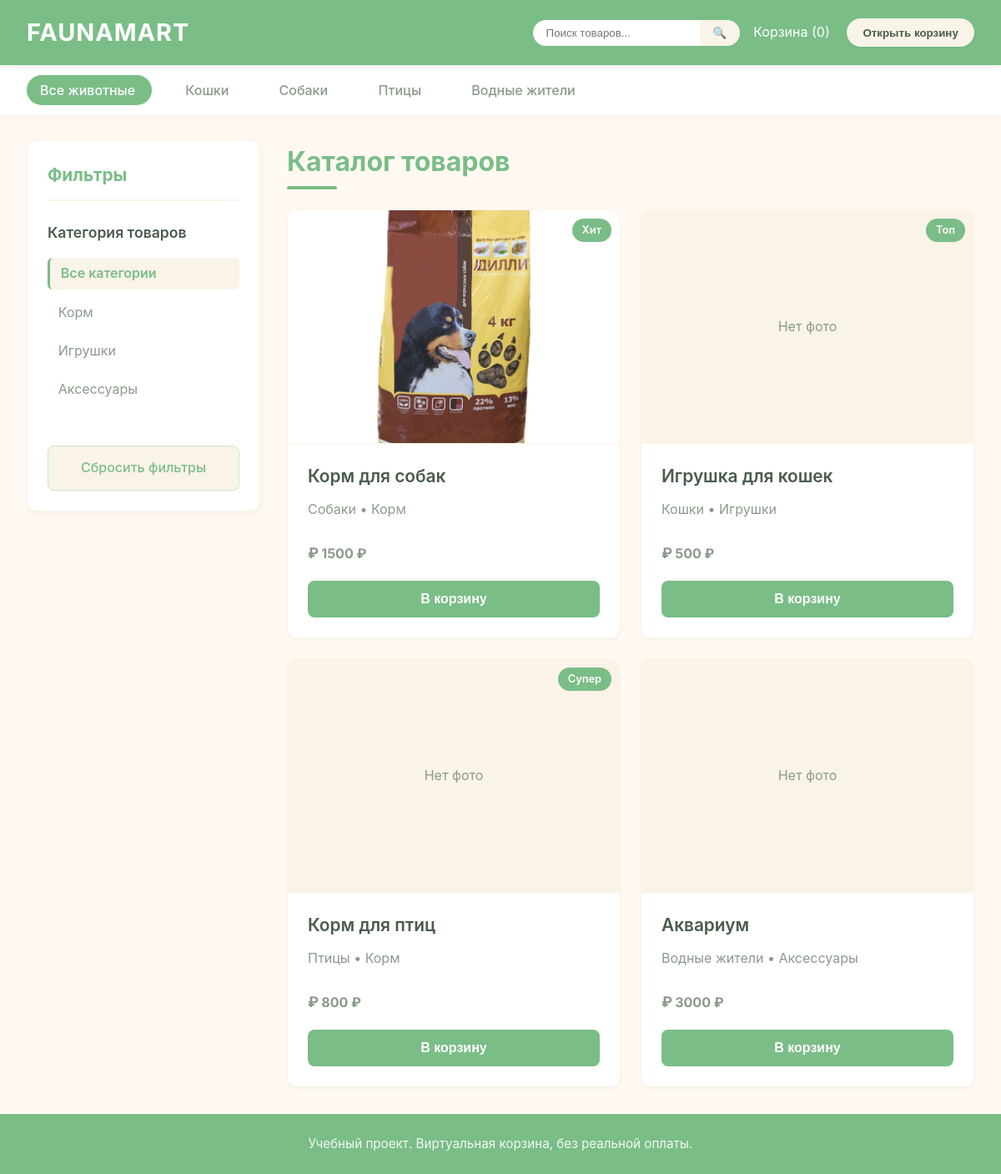
The app's page /, older data.
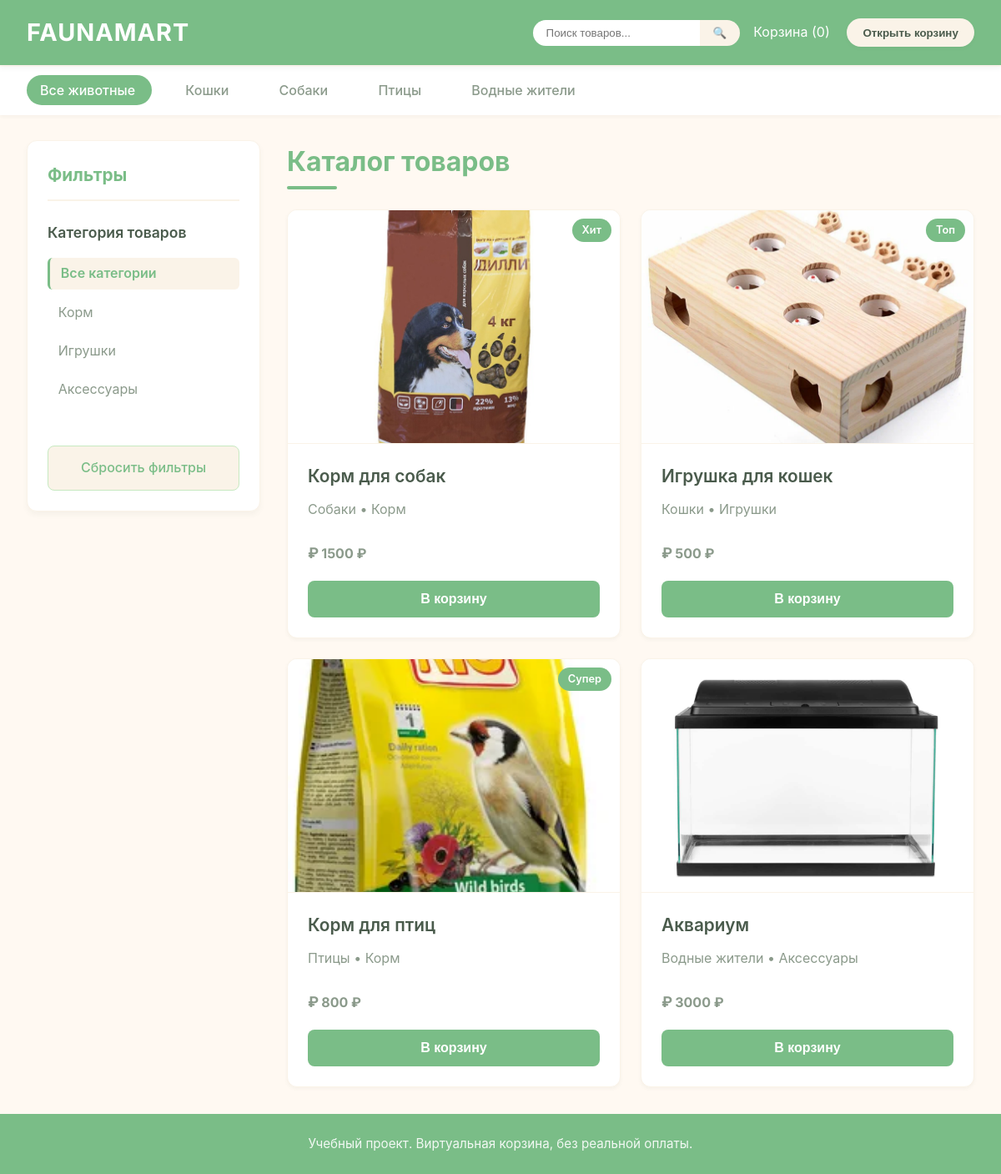
The same page, newer data.
### catalog/models.py (models this page shows, shortened)
class Animal(models.Model):
    name = models.CharField(max_length=50, verbose_name="Название")
    class Meta:
        verbose_name = "Животное"
        verbose_name_plural = "Животные"

class Category(models.Model):
    name = models.CharField(max_length=50, verbose_name="Название")
    class Meta:
        verbose_name = "Категория"
        verbose_name_plural = "Категории"

class Product(models.Model):
    name = models.CharField(max_length=200, verbose_name="Название")
    description = models.TextField(verbose_name="Описание", blank=True)
    price = models.IntegerField(verbose_name="Цена")
    animal = models.ForeignKey(Animal, on_delete=models.CASCADE, verbose_name="Животное")
    category = models.ForeignKey(Category, on_delete=models.CASCADE, verbose_name="Категория")
    image = models.ImageField(upload_to='products/', verbose_name="Изображение", blank=True, null=True)
    badge = models.CharField(max_length=50, blank=True, verbose_name="Бейдж")
    class Meta:
        verbose_name = "Товар"
        verbose_name_plural = "Товары"

### catalog/views.py (the view, shortened to what this page needs)
# urls.py: path('', views.index, name='index'),
def index(request):
    animal_id = request.GET.get('animal')
    category_id = request.GET.get('category')
    sort_by = request.GET.get('sort', 'default')
    search_query = request.GET.get('search', '')
    products = list(Product.objects.all().select_related('animal', 'category'))
    if search_query:
        products = [p for p in products if search_query.lower() in p.name.lower()]
    if animal_id and animal_id != 'all':
        products = [p for p in products if str(p.animal.id) == animal_id]
    if category_id and category_id != 'all':
        products = [p for p in products if str(p.category.id) == category_id]
    if sort_by == 'price_asc':
        products.sort(key=lambda x: x.price)
    elif sort_by == 'price_desc':
        products.sort(key=lambda x: x.price, reverse=True)
    elif sort_by == 'name_asc':
        products.sort(key=lambda x: x.name)
    elif sort_by == 'name_desc':
        products.sort(key=lambda x: x.name, reverse=True)
    animals = Animal.objects.all()
    categories = Category.objects.all()
    cart_data = request.session.get('cart', [])
    cart_items = []
    cart_count = 0
    cart_total = 0
    context = {
        'products': products,
        'animals': animals,
        'categories': categories,
        'cart': cart_items,
        'cart_count': cart_count,
        'cart_total': cart_total,
        'selected_animal': animal_id,
        'selected_category': category_id,
        'sort_by': sort_by,
        'search_query': search_query,
    }
    return render(request, 'catalog/index.html', context)

### catalog/templates/catalog/index.html (shortened to what this page needs)
<!DOCTYPE html>
<html lang="ru">
<head>
    {% load static %}
    <link rel="stylesheet" href="{% static 'catalog/css/style.css' %}">
</head>
<body>
    <header>
        <div class="logo">FaunaMart</div>
        <div style="display: flex; align-items: center; gap: 1rem;">
            <form method="get" action="" style="display: flex;">
                <input type="text" name="search" value="{{ search_query }}" placeholder="Поиск товаров..." style="padding: 0.5rem 1rem; border: none; border-radius: 50px 0 0 50px; outline: none; width: 200px;">
                <button type="submit" style="padding: 0.5rem 1rem; background: var(--beige); border: none; border-radius: 0 50px 50px 0; cursor: pointer;">🔍</button>
            </form>
            <div>
                Корзина (<span id="cart-count">{{ cart_count }}</span>)
                <button onclick="document.getElementById('cart-modal').style.display='block'" class="cart-button">
                    Открыть корзину
                </button>
            </div>
        </div>
    </header>
    <nav>
        <a href="?animal=all{% if selected_category and selected_category != 'all' %}&category={{ selected_category }}{% endif %}{% if search_query %}&search={{ search_query }}{% endif %}"
           class="{% if selected_animal == 'all' or not selected_animal %}active{% endif %}">
            Все животные
        </a>
        {% for animal in animals %}
        <a href="?animal={{ animal.id }}{% if selected_category and selected_category != 'all' %}&category={{ selected_category }}{% endif %}{% if search_query %}&search={{ search_query }}{% endif %}"
           class="{% if selected_animal == animal.id|stringformat:'s' %}active{% endif %}">
            {{ animal.name }}
        </a>
        {% endfor %}
    </nav>
    <main>
        <aside>
            <h3>Фильтры</h3>
            <div class="filter-group">
                <h4>Категория товаров</h4>
                <div>
                    <a href="?category=all{% if selected_animal and selected_animal != 'all' %}&animal={{ selected_animal }}{% endif %}{% if search_query %}&search={{ search_query }}{% endif %}"
                       class="filter-link {% if not selected_category or selected_category == 'all' %}active-filter{% endif %}">
                        Все категории
                    </a>
                </div>
                {% for category in categories %}
                <div>
                    <a href="?category={{ category.id }}{% if selected_animal and selected_animal != 'all' %}&animal={{ selected_animal }}{% endif %}{% if search_query %}&search={{ search_query }}{% endif %}"
                       class="filter-link {% if selected_category == category.id|stringformat:'s' %}active-filter{% endif %}">
                        {{ category.name }}
                    </a>
                </div>
                {% endfor %}
            </div>
            <a href="?{% if search_query %}search={{ search_query }}{% endif %}" class="reset-button">Сбросить фильтры</a>
        </aside>
        <section>
            <h2>Каталог товаров</h2>
            <div class="products-grid">
                {% for product in products %}
                <a href="{% url 'product_detail' product.id %}" style="text-decoration: none; color: inherit; display: block;">
                    <div class="product-card">
                        {% if product.image %}
                            <div class="product-image-container">
                                <img src="{{ product.image.url }}" alt="{{ product.name }}" class="product-image">
                            </div>
                        {% else %}
                            <div class="product-image-container" style="background: var(--beige); display: flex; align-items: center; justify-content: center;">
                                <span style="color: var(--gray);">Нет фото</span>
                            </div>
                        {% endif %}
                        {% if product.badge %}
                            <div class="product-badge">{{ product.badge }}</div>
                        {% endif %}
                        <div class="product-content">
                            <h3>{{ product.name }}</h3>
                            <p>{{ product.animal.name }} • {{ product.category.name }}</p>
                            <p class="product-price">{{ product.price }} ₽</p>
                            <button onclick="event.preventDefault(); window.location.href='{% url 'add_to_cart' product.id %}?next={{ request.get_full_path|urlencode }}'">
                                В корзину
                            </button>
                        </div>
                    </div>
                </a>
                {% empty %}
                <p class="empty-message">
                    Товары не найдены
                </p>
                {% endfor %}
            </div>
        </section>
    </main>
    <footer>
        <p>Учебный проект. Виртуальная корзина, без реальной оплаты.</p>
    </footer>
</body>
</html>

Row changes from the older to the newer data that the page shows:
changed Product "Игрушка для кошек": image: picture added; no longer shows "Нет фото"
changed Product "Корм для птиц": image: picture added; no longer shows "Нет фото"
changed Product "Аквариум": image: picture added; no longer shows "Нет фото"
